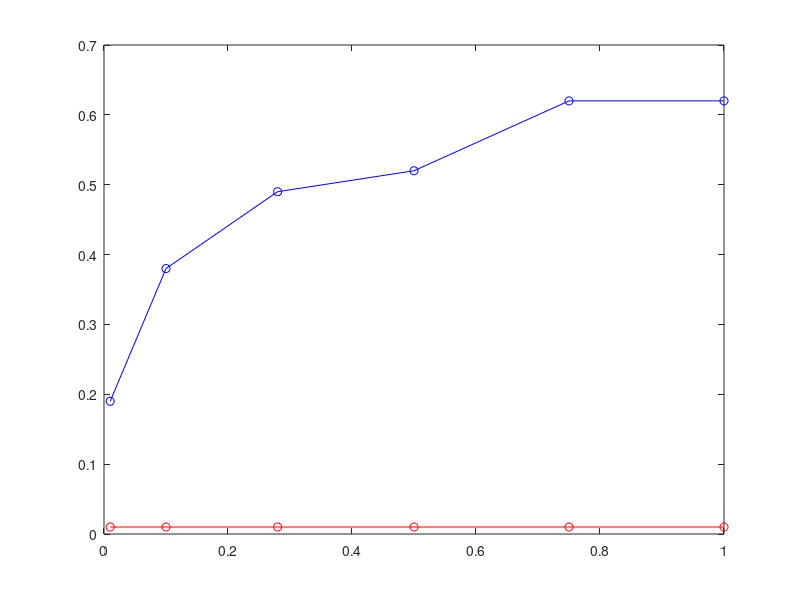
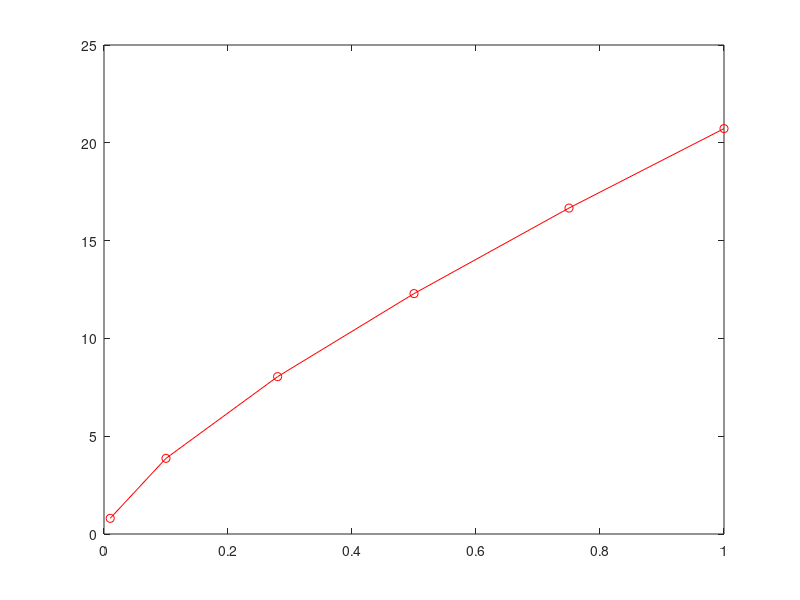
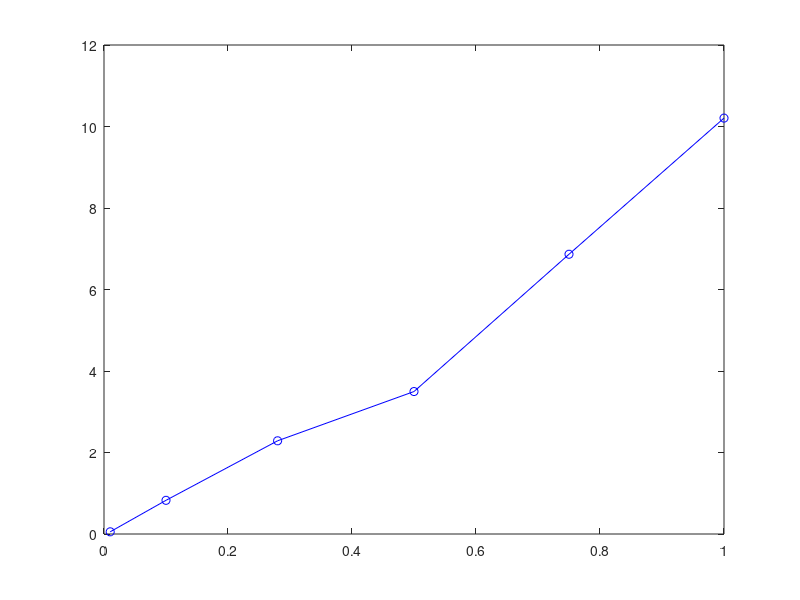

Here is the MATLAB script that generated these plots, in order:
%ds

parameters = csvread('N6_nojastrow.csv');
omega = parameters(:,1);
alpha = parameters(:,2);
beta = parameters(:,3);
energy = parameters(:,4);
variances = parameters(:,5);

figure(1)
plot(omega,alpha,'bo-')
hold on
plot(omega,beta,'ro-')

figure(2)
plot(omega,energy,'ro-');

figure(3)
plot(omega,variances,'bo-')
